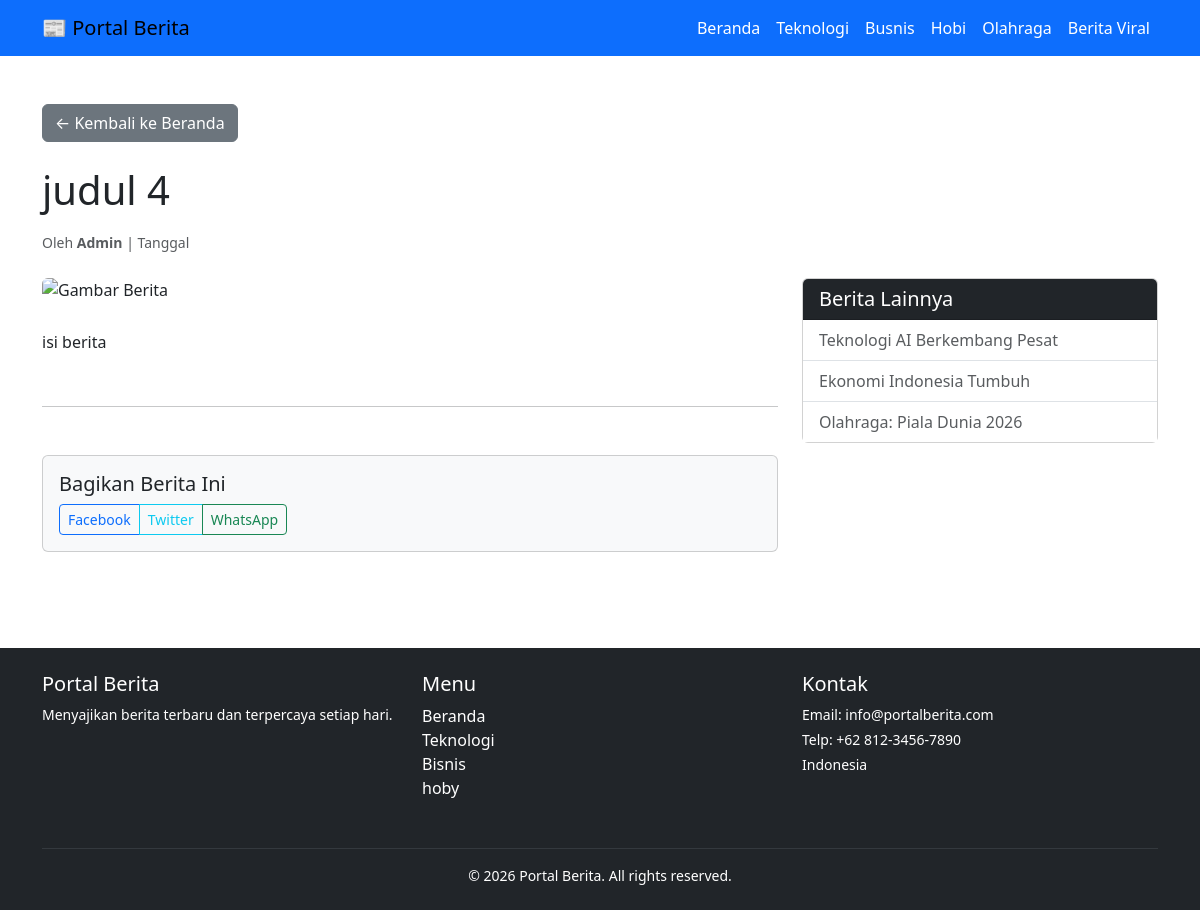
The app's page /berita.php?slug=judul_4 with its own data.
### tables this page shows
CREATE TABLE `kategori` (
  `id` int(11) NOT NULL,
  `slug` varchar(100) NOT NULL,
  `nama_kategori` varchar(50) NOT NULL,
  `deskripsi` text NOT NULL,
  `tanggal_buat` timestamp NOT NULL DEFAULT current_timestamp()
);

CREATE TABLE `berita` (
  `id` int(11) NOT NULL,
  `kategori_id` int(11) NOT NULL,
  `slug` varchar(100) NOT NULL,
  `judul` varchar(100) NOT NULL,
  `status` enum('draft','publish') NOT NULL,
  `gambar` varchar(200) NOT NULL,
  `isi_berita` text NOT NULL,
  `tanggal_buat` timestamp NOT NULL DEFAULT current_timestamp()
);

### menu.php (the view)
<?php
include 'config/connect.php';
$sql = "SELECT * FROM kategori";
$hasil = $conn->query($sql);
$daftar_kategori = [];
while($kolom = $hasil->fetch_assoc()){
    $daftar_kategori[] = $kolom;
}
foreach($daftar_kategori as $kategori){ ?>
    <li class="nav-item">
        <a class="nav-link text-white" href="kategori.php?slug=<?= $kategori['slug'] ?>">
            <?php echo $kategori['nama_kategori'] ?>
        </a>
    </li>
<?php } ?>

### berita.php (shortened to what this page needs)
<!DOCTYPE html>
<html lang="en">
<head>
    <link rel="stylesheet" href="admin/bootstrap-5.3.8-dist/css/bootstrap.min.css">
</head>
<body>
    <nav class="navbar navbar-expand-lg navbar-primary bg-primary">
        <div class="container">
            <a class="navbar-brand" href="index.php">📰 Portal Berita</a>
            <div class="collapse navbar-collapse" id="navbarNav">
                <ul class="navbar-nav ms-auto">
                    <li class="nav-item"><a class="nav-link text-white" href="index.php">Beranda</a></li>
                    <?php include 'menu.php'; ?>
                </ul>
            </div>
        </div>
    </nav>
    <div class="container py-5">
        <div class="row">
            <?php
            $slug           = $_GET['slug'];
            $sql            = "SELECT * FROM berita WHERE slug = '$slug'";
            $hasil          = $conn->query($sql);
            $data_berita    = $hasil->fetch_assoc();
            ?>
            <div class="col-md-12 col-lg-12">
                <a href="index.php" class="btn btn-secondary mb-4">&larr; Kembali ke Beranda</a>
                <h1 id="judul" class="mb-3"><?php echo $data_berita['judul'] ?></h1>
                <div class="text-muted mb-4">
                    <small>Oleh <strong>Admin</strong> | <span id="tanggal">Tanggal</span></small>
                </div>
            </div>
            <div class="col-lg-8">
                <article>
                    <img id="gambar" src="https://images.unsplash.com/photo-1552566626-52f8b828add9?q=80&w=800&auto=format&fit=crop" class="img-fluid rounded mb-4" alt="Gambar Berita">
                    <div id="isi" class="lh-lg">
                        <p><?php echo $data_berita['isi_berita'] ?></p>
                    </div>
                </article>
                <hr class="my-5">
                <div class="card bg-light">
                    <div class="card-body">
                        <h5 class="card-title">Bagikan Berita Ini</h5>
                        <div class="btn-group" role="group">
                            <button type="button" class="btn btn-outline-primary btn-sm">Facebook</button>
                            <button type="button" class="btn btn-outline-info btn-sm">Twitter</button>
                            <button type="button" class="btn btn-outline-success btn-sm">WhatsApp</button>
                        </div>
                    </div>
                </div>
            </div>
            <div class="col-lg-4">
                <div class="card">
                    <div class="card-header bg-dark text-white">
                        <h5 class="mb-0">Berita Lainnya</h5>
                    </div>
                    <div class="card-body p-0">
                        <div class="list-group list-group-flush">
                            <a href="berita.php" class="list-group-item list-group-item-action">Teknologi AI Berkembang Pesat</a>
                            <a href="berita.php" class="list-group-item list-group-item-action">Ekonomi Indonesia Tumbuh</a>
                            <a href="berita.php" class="list-group-item list-group-item-action">Olahraga: Piala Dunia 2026</a>
                        </div>
                    </div>
                </div>
            </div>
        </div>
    </div>
    <footer class="bg-dark text-white py-4 mt-5">
        <div class="container">
            <div class="row">
                <div class="col-md-4 mb-3">
                    <h5>Portal Berita</h5>
                    <p class="small">
                        Menyajikan berita terbaru dan terpercaya setiap hari.
                    </p>
                </div>
                <div class="col-md-4 mb-3">
                    <h5>Menu</h5>
                    <ul class="list-unstyled">
                        <li><a href="index.php" class="text-white text-decoration-none">Beranda</a></li>
                        <li><a class="text-white text-decoration-none" href="kategori.php?kategori=teknologi">Teknologi</a></li>
                        <li><a class="text-white text-decoration-none" href="kategori.php?kategori=bisnis">Bisnis</a></li>
                        <li><a class="text-white text-decoration-none" href="kategori.php?kategori=hoby">hoby</a></li>
                    </ul>
                </div>
                <div class="col-md-4 mb-3">
                    <h5>Kontak</h5>
                    <p class="small mb-1">Email: info@portalberita.com</p>
                    <p class="small mb-1">Telp: +62 812-3456-7890</p>
                    <p class="small">Indonesia</p>
                </div>
            </div>
            <hr class="border-secondary">
            <div class="text-center small">
                © 2026 Portal Berita. All rights reserved.
            </div>
        </div>
    </footer>
</body>
</html>

### records on screen
kategori: nama_kategori "Teknologi"
kategori: nama_kategori "Busnis"
kategori: nama_kategori "Hobi"
kategori: nama_kategori "Olahraga"
kategori: nama_kategori "Berita Viral"
berita: judul "judul 4", isi_berita "isi berita"
